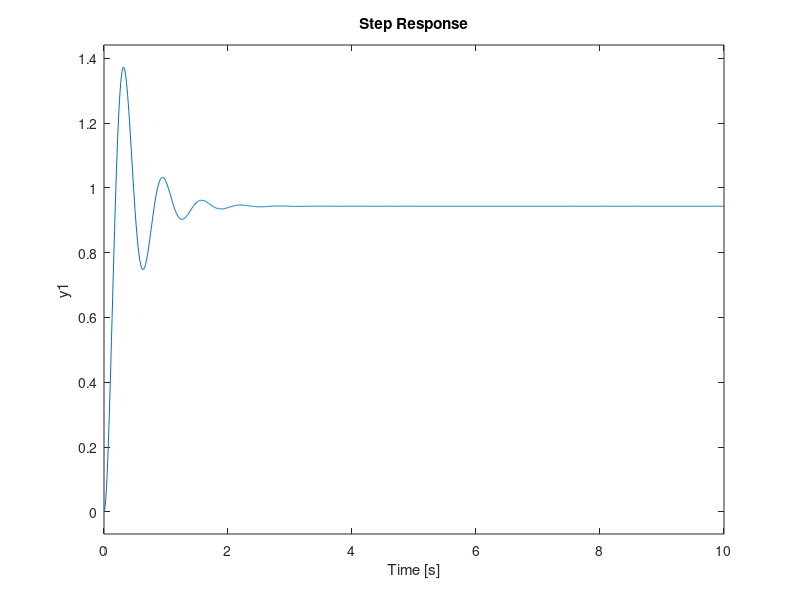

Write MATLAB code to recreate this figure.
kp = 100;
kd = 0;
ki = 0;

PIDnum = [kd kp ki];
PIDden = [1 0];

Gnum = 1;
Gden = [1 5 6];
Gt = tf(conv(PIDnum, Gnum), conv(PIDden, Gden));
t = 0:0.01:10;
F = feedback(Gt, 1);
step(F, t)
grid